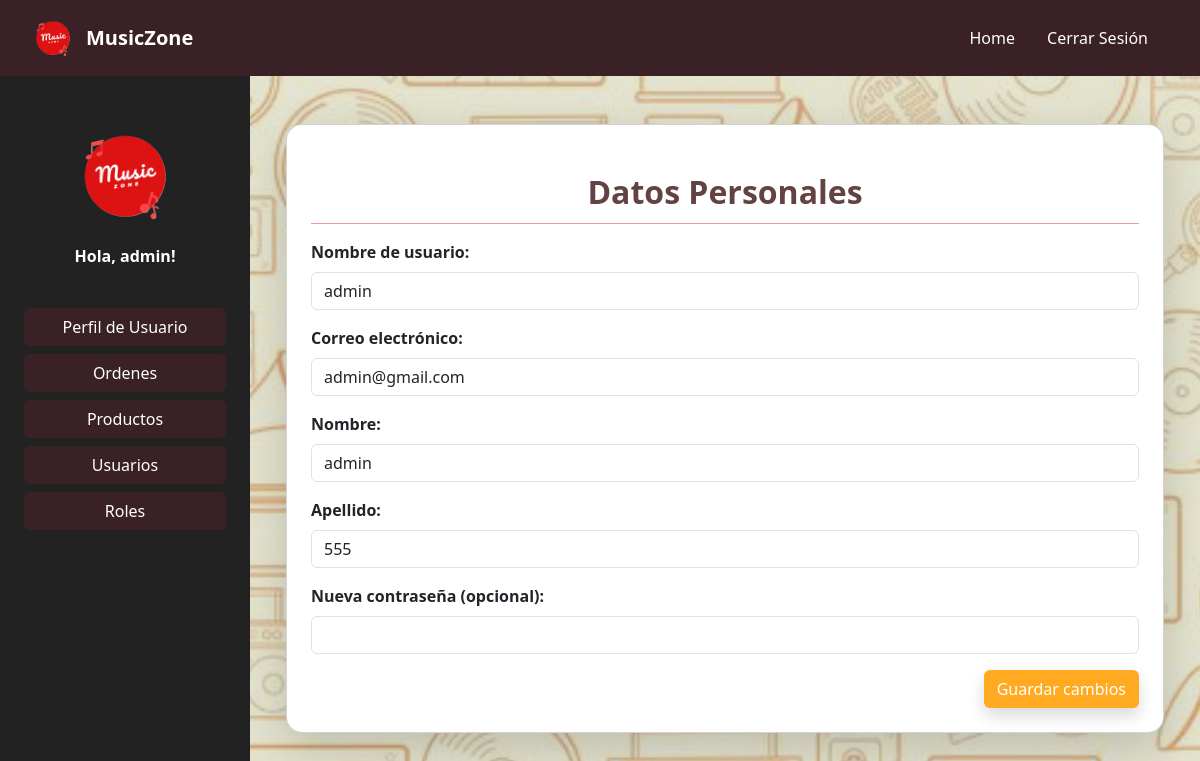
The page /usuarios/perfil/1 (signed in) on the database its author committed.
### Users/models.py (models this page shows, shortened)
class User(AbstractUser):
    name = models.CharField(max_length=100, verbose_name='Nombre')
    last_name = models.CharField(max_length=100, verbose_name='Apellido')
    username = models.CharField(max_length=100, unique=True, verbose_name='Nombre de usuario')
    email = models.EmailField(unique=True, verbose_name='Correo electrónico')
    role = models.ForeignKey(Role, on_delete=models.CASCADE, verbose_name='Rol', null=True, blank=True)
    EMAIL_FIELD = 'email'
    USERNAME_FIELD = 'username'
    REQUIRED_FIELDS = ['email', 'name', 'last_name']

### Users/views.py (the view, shortened to what this page needs)
# urls.py: path('perfil/<int:usuario_id>', views.user_profile, name='user_profile'),
@login_required
def user_profile(request, usuario_id):
    usuario = get_object_or_404(User, pk=usuario_id)
    orders = Order.objects.filter(sale__user=request.user).select_related('sale').prefetch_related('sale__sale_detail_set')
    return render(request, 'user_profile.html', {'orders': orders})

### Users/templates/user_profile.html (shortened to what this page needs)
{% extends 'base.html' %}
{% load static %}
{% block content %}
<div class="container py-4">
    <div class="row g-4">
        <div class="col-12 col-lg-5 {% if user.is_staff %}w-100{% endif %}">
            <div class="card shadow-lg bg-white rounded-4 p-4">
                <h2 class="fw-bold text-center" style="color: #634242;">Datos Personales</h2>
                <hr class="border-1 opacity-75 mt-1 mb-3" style="color: rgb(230, 120, 120);">
                <form method="POST" action="{% url 'users:user_profile' request.user.id %}">
                    <div class="mb-3">
                        <label for="username" class="form-label"><strong>Nombre de usuario:</strong></label>
                        <input type="text" id="username" name="username" class="form-control"
                            value="{{ request.user.username }}" required>
                    </div>
                    <div class="mb-3">
                        <label for="email" class="form-label"><strong>Correo electrónico:</strong></label>
                        <input type="email" id="email" name="email" class="form-control"
                            value="{{ request.user.email }}" required>
                    </div>
                    <div class="mb-3">
                        <label for="name" class="form-label"><strong>Nombre:</strong></label>
                        <input type="text" id="name" name="name" class="form-control" value="{{ request.user.name }}"
                            required>
                    </div>
                    <div class="mb-3">
                        <label for="last_name" class="form-label"><strong>Apellido:</strong></label>
                        <input type="text" id="last_name" name="last_name" class="form-control"
                            value="{{ request.user.last_name }}" required>
                    </div>
                    <div class="mb-3">
                        <label for="password" class="form-label"><strong>Nueva contraseña (opcional):</strong></label>
                        <input type="password" id="password" name="password" class="form-control">
                    </div>
                    <div class="text-end">
                        <button type="submit" class="btn shadow"
                            style="background-color: #ffaa21; color: white;">Guardar cambios</button>
                    </div>
                </form>
            </div>
        </div>
    </div>
</div>
{% endblock %}

### MusicZone/templates/base.html (shortened to what this page needs)
{% load static %}
<!DOCTYPE html>
<html lang="es">
<head>
    <link href="https://cdn.jsdelivr.net/npm/bootstrap@5.3.0/dist/css/bootstrap.min.css" rel="stylesheet">
    <link rel="stylesheet" href="https://cdn.datatables.net/1.13.6/css/dataTables.bootstrap5.min.css">
</head>
<body class="bg-image">
<nav class="navbar navbar-expand-lg navbar-dark px-3" style="background-color: #3a2125;">
    <div class="container-fluid">
        <a class="navbar-brand d-flex align-items-center" href="{% url 'home' %}">
            <img src="{% static 'img/Logo.png' %}" class="me-2" style="max-height: 50px; width: auto;" alt="Logo">
            <span class="fw-bold text-white">MusicZone</span>
        </a>
        <div class="collapse navbar-collapse justify-content-end" id="navbarNav">
            <ul class="navbar-nav">
                <li class="nav-item me-3">
                    <a class="nav-link text-white" href="{% url 'home' %}"> Home</a>
                </li>
                {% if user.is_authenticated %}
                <li class="nav-item me-3">
                    <a class="nav-link text-white" href="{% url 'logout' %}"><ion-icon name="log-out-outline"> Cerrar Sesión</ion-icon></a>
                </li>
                {% endif %}
            </ul>
        </div>
    </div>
</nav>
<div class="d-flex min-vh-100">
        <div class="d-none d-lg-block text-white p-3" style="background-color: #222222; width: 250px;">
            <div class="text-center py-4">
                <img src="{% static 'img/Logo.png' %}" style="height: 120px;" alt="Logo">
                <p class="mt-2 fw-bold">{% if user.is_authenticated %}Hola, {{ user.name }}!{% else %}Bienvenido!{% endif %}</p>
            </div>
            <ul class="nav flex-column px-2">
                {% if user.is_authenticated %}
                <li class="nav-item mb-2">
                    <a href="{% url 'users:user_profile' request.user.id %}" class="btn w-100" style="background-color: #3a2125; color: white;">Perfil de Usuario</a>
                </li>
                {% if user.is_staff %}
                <li class="nav-item mb-2">
                    <a href="{% url 'sales:order_list' %}" class="btn w-100" style="background-color: #3a2125; color: white;">Ordenes</a>
                </li>
                <li class="nav-item mb-2">
                    <a href="{% url 'products:instrumento' %}" class="btn w-100" style="background-color: #3a2125; color: white;">Productos</a>
                </li>
                <li class="nav-item mb-2">
                    <a href="{% url 'users:user' %}" class="btn w-100" style="background-color: #3a2125; color: white;">Usuarios</a>
                </li>
                <li class="nav-item mb-2">
                    <a href="{% url 'users:role' %}" class="btn w-100" style="background-color: #3a2125; color: white;">Roles</a>
                </li>
                {% endif %}
                {% endif %}
            </ul>
        </div>
        <main class="flex-grow-1 p-4">
            {% block content %}{% endblock %}
        </main>
</div>
</body>
</html>

### rows shown on the page
User: name "admin", username "admin", email "admin@gmail.com", last_name "555"
